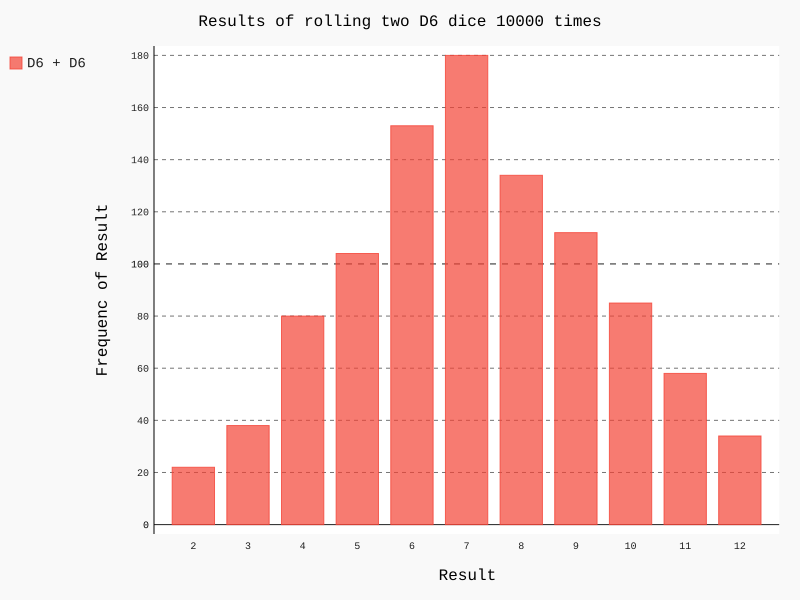

Generate this figure with Python:
import pygal
from pygal.pygal_die import Die

# 创建一个D6
die_1 = Die()
die_2 = Die()

# 掷几次骰子，并将结果存储在一个列表中
results = []
for roll_num in range(1000):
    result = die_1.roll() + die_2.roll()
    results.append(result)
# 分析结果
frequencies = []
max_result = die_1.num_sides + die_2.num_sides
for value in range(2, max_result+1):
    frequency = results.count(value)
    frequencies.append(frequency)
# 对结果进行可视化
hist = pygal.Bar()

hist.title = "Results of rolling two D6 dice 10000 times"
hist.x_labels = ['2', '3', '4', '5', '6', '7', '8', '9', '10', '11', '12']
hist.x_title = "Result"
hist.y_title = "Frequenc of Result"

hist.add('D6 + D6', frequencies)
hist.render_to_file('pygal_die_visual.svg')
